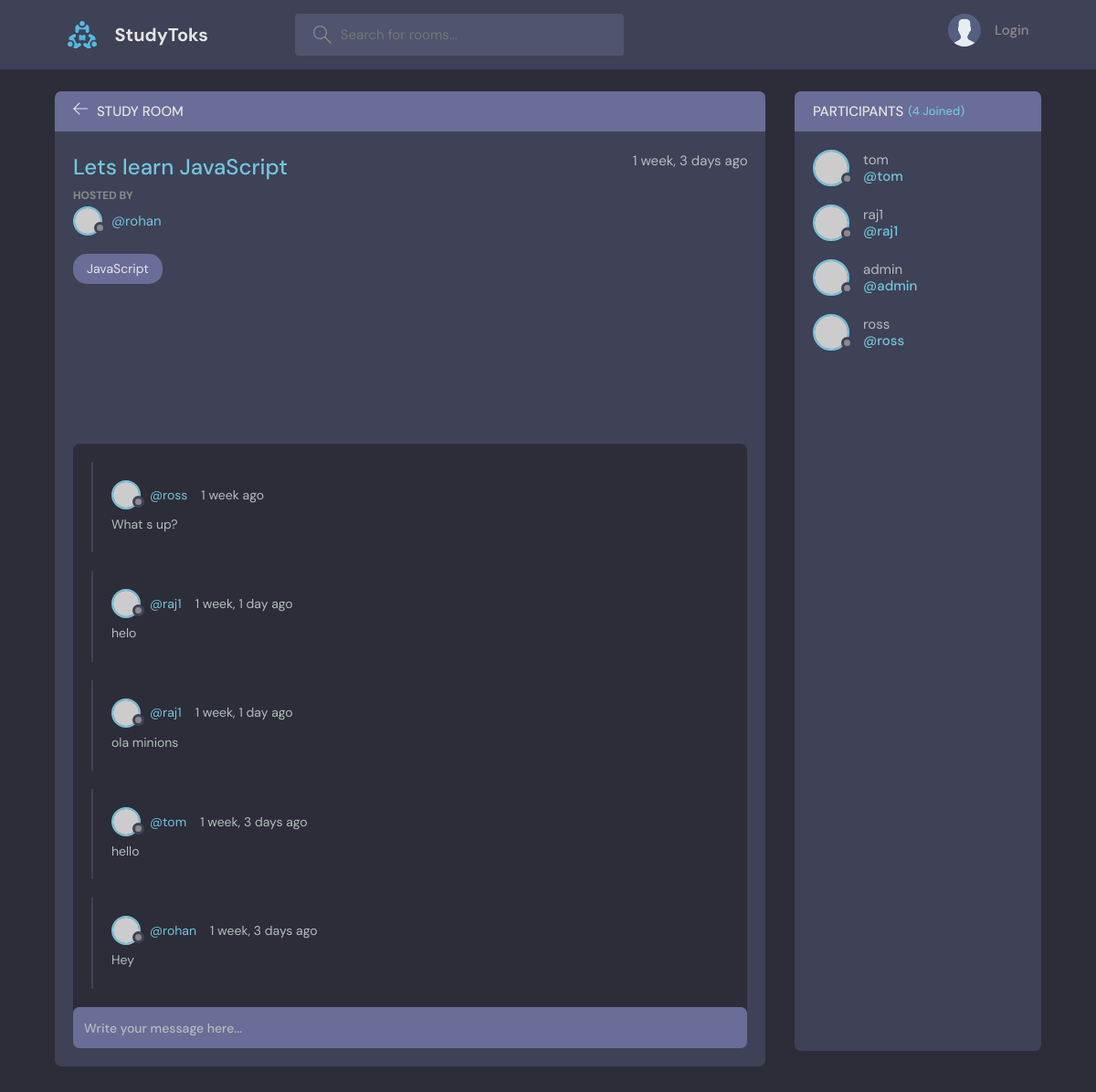
/room/1, run on the app's committed database.
### base/models.py (models this page shows, shortened)
class Room(models.Model):
    host = models.ForeignKey(User, on_delete= models.SET_NULL, null= True)
    topic = models.ForeignKey(Topic, on_delete= models.SET_NULL ,null=True)
    name= models.CharField(max_length= 200)
    description = models.TextField(null = True, blank = True)
    participants = models.ManyToManyField(User, related_name="participants", blank =True)
    updated = models.DateTimeField(auto_now= True)
    created = models.DateTimeField(auto_now_add= True)
    class Meta:
        ordering = ['-updated', '-created']

class Topic(models.Model):
    name = models.CharField(max_length= 150)

class Message(models.Model):
    user = models.ForeignKey(User, on_delete= models.CASCADE)
    room = models.ForeignKey(Room , on_delete= models.CASCADE)
    body = models.TextField()
    updated = models.DateTimeField(auto_now= True)
    created = models.DateTimeField(auto_now_add= True)
    class Meta:
        ordering = ['-updated', '-created']

### base/views.py (the view, shortened to what this page needs)
# urls.py: path('room/<str:pk>', views.getRoom),
def room(request, pk):
    room = Room.objects.get(id= pk)
    room_messages = room.message_set.all()
    participants = room.participants.all()
    context= {"room" : room, 'room_messages':room_messages, 'participants':participants}
    return render(request, "base/room.html", context)

### base/templates/base/room.html (shortened to what this page needs)
{% extends 'main.html' %} {% block content %}
<main class="profile-page layout layout--2">
    <div class="container">
        <div class="room">
            <div class="room__top">
                <div class="room__topLeft">
                    <a href="{% url 'home' %}">
                        <svg version="1.1" xmlns="http://www.w3.org/2000/svg" width="32" height="32" viewBox="0 0 32 32">
                  <title>arrow-left</title>
                  <path
                    d="M13.723 2.286l-13.723 13.714 13.719 13.714 1.616-1.611-10.96-10.96h27.625v-2.286h-27.625l10.965-10.965-1.616-1.607z"
                  ></path>
                </svg>
                    </a>
                    <h3>Study Room</h3>
                </div>
            </div>
            <div class="room__box scroll">
                <div class="room__header scroll">
                    <div class="room__info">
                        <h3>{{room.name}}</h3>
                        <span>{{room.created| timesince}} ago</span>
                    </div>
                    <div class="room__hosted">
                        <p>Hosted By</p>
                        <a href="{% url 'user-profile' room.host.id %}" class="room__author">
                            <div class="avatar avatar--small">
                                <img src="https://randomuser.me/api/portraits/men/37.jpg" />
                            </div>
                            <span>@{{room.host.username}}</span>
                        </a>
                    </div>
                    <span class="room__topics">{{room.topic.name}}</span>
                </div>
                <div class="room__conversation">
                    <div class="threads scroll">
                        {% for message in room_messages %}
                        <div class="thread">
                            <div class="thread__top">
                                <div class="thread__author">
                                    <a href="{% url 'user-profile' message.user.id %}" class="thread__authorInfo">
                                        <div class="avatar avatar--small">
                                            <img src="https://randomuser.me/api/portraits/men/37.jpg" />
                                        </div>
                                        <span>@{{message.user.username}}</span>
                                    </a>
                                    <span class="thread__date">{{message.created|timesince}} ago</span>
                                </div>
                            </div>
                            <div class="thread__details">
                                {{message.body}}
                            </div>
                        </div>
                        {% endfor %}
                    </div>
                </div>
            </div>
            <div class="room__message">
                <form action="" method = "POST">
                    <input name="body" placeholder="Write your message here..." />
                </form>
            </div>
        </div>
        <div class="participants">
            <h3 class="participants__top">Participants <span>({{room.participants.all.count}} Joined)</span></h3>
            <div class="participants__list scroll">
                {% for user in participants %}
                <a href="{% url 'user-profile' user.id %}" class="participant">
                    <div class="avatar avatar--medium">
                        <img src="https://randomuser.me/api/portraits/men/37.jpg" />
                    </div>
                    <p>
                        {{user.username}}
                        <span>@{{user.username}}</span>
                    </p>
                </a>
                {% endfor %}
            </div>
        </div>
    </div>
</main>
{% endblock content %}

### data on the page
Room: name "Lets learn JavaScript", created "1 week, 3 days", host.username "rohan", topic.name "JavaScript", participants.all.count "4"
Message: user.username "ross", created "1 week", body "What s up?"
Message: user.username "raj1", created "1 week, 1 day", body "helo"
Message: user.username "raj1", created "1 week, 1 day", body "ola minions"
Message: user.username "tom", created "1 week, 3 days", body "hello"
Message: user.username "rohan", created "1 week, 3 days", body "Hey"

### other printed values
{{ user.username }} "tom"
{{ user.username }} "raj1"
{{ user.username }} "admin"
{{ user.username }} "ross"
